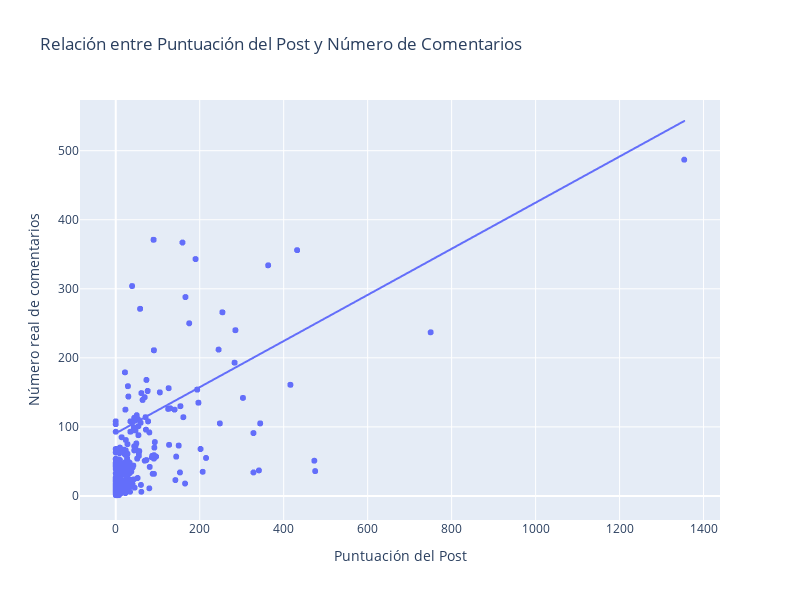

Source (notebook cell):
### Code cell
correlacion = dffinal[['Puntuación del Post', 'Número de comentarios']].corr()

# Gráfico de dispersión
fig = px.scatter(dffinal, 
                 x='Puntuación del Post', 
                 y='Número real de comentarios', 
                 title='Relación entre Puntuación del Post y Número de Comentarios',
                 labels={'Puntuación del Post': 'Puntuación del Post', 'Número de comentarios': 'Número de Comentarios'},
                 trendline='ols')  # Agrega una línea de tendencia
fig.write_image("relacion puntuacion post y numero de comentarios.png", scale=10)
fig.update_layout(width=800, height=600)
fig.show()

### Figure 1 — Plotly figure (JSON) as saved in the notebook; plotly's stock layout.template omitted (floating-point values rounded to 4 significant figures; data arrays with more than 128 entries replaced by an {"elided": "..."} marker saying what was removed)
{"data": [{"hovertemplate": "Puntuación del Post=%{x}<br>Número real de comentarios=%{y}<extra></extra>", "legendgroup": "", "marker": {"color": "#636efa", "symbol": "circle"}, "mode": "markers", "name": "", "showlegend": false, "type": "scattergl", "x": {"elided": "17781 int values"}, "xaxis": "x", "y": {"elided": "17781 int values"}, "yaxis": "y"}, {"hovertemplate": "<b>OLS trendline</b><br>Número real de comentarios = 0.334039 * Puntuación del Post + 90.7049<br>R<sup>2</sup>=0.445317<br><br>Puntuación del Post=%{x}<br>Número real de comentarios=%{y} <b>(trend)</b><extra></extra>", "legendgroup": "", "marker": {"color": "#636efa", "symbol": "circle"}, "mode": "lines", "name": "", "showlegend": false, "type": "scattergl", "x": {"elided": "17781 int values"}, "xaxis": "x", "y": {"elided": "17781 float values"}, "yaxis": "y"}], "layout": {"height": 600, "legend": {"tracegroupgap": 0}, "title": {"text": "Relación entre Puntuación del Post y Número de Comentarios"}, "width": 800, "xaxis": {"anchor": "y", "domain": [0, 1], "title": {"text": "Puntuación del Post"}}, "yaxis": {"anchor": "x", "domain": [0, 1], "title": {"text": "Número real de comentarios"}}}}
